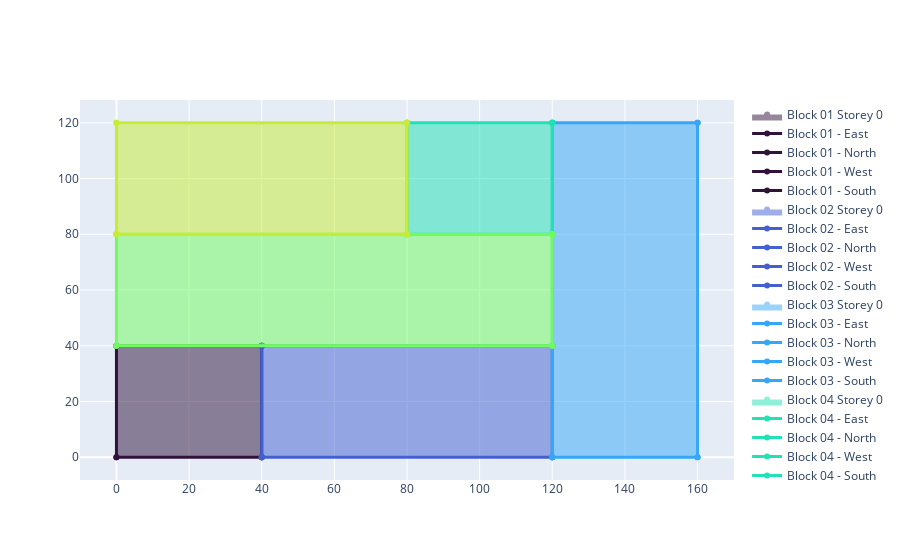

Notebook code cell kept with this figure:
### Code cell
e = EneryPlusCaseReader(CASE_NAME)
e.geometry.plot_zones()

### Figure 1 — Plotly figure (JSON) as saved in the notebook; plotly's stock layout.template omitted (floating-point values rounded to 4 significant figures)
{"data": [{"fill": "toself", "fillcolor": "rgb(48, 18, 59)", "line": {"width": 0}, "marker": {"color": "rgb(48, 18, 59)"}, "name": "Block 01 Storey 0", "opacity": 0.5, "type": "scatter", "x": [40, 40, 0, 0, 40], "y": [40, 0, 0, 40, 40]}, {"line": {"color": "rgb(48, 18, 59)", "width": 3}, "marker": {"color": "rgb(48, 18, 59)"}, "mode": "markers+lines", "name": "Block 01 - East", "type": "scatter", "x": [40, 40], "y": [0, 40]}, {"line": {"color": "rgb(48, 18, 59)", "width": 3}, "marker": {"color": "rgb(48, 18, 59)"}, "mode": "markers+lines", "name": "Block 01 - North", "type": "scatter", "x": [40, 0], "y": [40, 40]}, {"line": {"color": "rgb(48, 18, 59)", "width": 3}, "marker": {"color": "rgb(48, 18, 59)"}, "mode": "markers+lines", "name": "Block 01 - West", "type": "scatter", "x": [0, 0], "y": [40, 0]}, {"line": {"color": "rgb(48, 18, 59)", "width": 3}, "marker": {"color": "rgb(48, 18, 59)"}, "mode": "markers+lines", "name": "Block 01 - South", "type": "scatter", "x": [0, 40], "y": [0, 0]}, {"fill": "toself", "fillcolor": "rgb(68, 96, 208)", "line": {"width": 0}, "marker": {"color": "rgb(68, 96, 208)"}, "name": "Block 02 Storey 0", "opacity": 0.5, "type": "scatter", "x": [120, 120, 40, 40, 120], "y": [40, 0, 0, 40, 40]}, {"line": {"color": "rgb(68, 96, 208)", "width": 3}, "marker": {"color": "rgb(68, 96, 208)"}, "mode": "markers+lines", "name": "Block 02 - East", "type": "scatter", "x": [120, 120], "y": [0, 40]}, {"line": {"color": "rgb(68, 96, 208)", "width": 3}, "marker": {"color": "rgb(68, 96, 208)"}, "mode": "markers+lines", "name": "Block 02 - North", "type": "scatter", "x": [120, 40], "y": [40, 40]}, {"line": {"color": "rgb(68, 96, 208)", "width": 3}, "marker": {"color": "rgb(68, 96, 208)"}, "mode": "markers+lines", "name": "Block 02 - West", "type": "scatter", "x": [40, 40], "y": [40, 0]}, {"line": {"color": "rgb(68, 96, 208)", "width": 3}, "marker": {"color": "rgb(68, 96, 208)"}, "mode": "markers+lines", "name": "Block 02 - South", "type": "scatter", "x": [40, 120], "y": [0, 0]}, {"fill": "toself", "fillcolor": "rgb(54, 167, 248)", "line": {"width": 0}, "marker": {"color": "rgb(54, 167, 248)"}, "name": "Block 03 Storey 0", "opacity": 0.5, "type": "scatter", "x": [160, 160, 120, 120, 160], "y": [120, 0, 0, 120, 120]}, {"line": {"color": "rgb(54, 167, 248)", "width": 3}, "marker": {"color": "rgb(54, 167, 248)"}, "mode": "markers+lines", "name": "Block 03 - East", "type": "scatter", "x": [160, 160], "y": [0, 120]}, {"line": {"color": "rgb(54, 167, 248)", "width": 3}, "marker": {"color": "rgb(54, 167, 248)"}, "mode": "markers+lines", "name": "Block 03 - North", "type": "scatter", "x": [160, 120], "y": [120, 120]}, {"line": {"color": "rgb(54, 167, 248)", "width": 3}, "marker": {"color": "rgb(54, 167, 248)"}, "mode": "markers+lines", "name": "Block 03 - West", "type": "scatter", "x": [120, 120], "y": [120, 0]}, {"line": {"color": "rgb(54, 167, 248)", "width": 3}, "marker": {"color": "rgb(54, 167, 248)"}, "mode": "markers+lines", "name": "Block 03 - South", "type": "scatter", "x": [120, 160], "y": [0, 0]}, {"fill": "toself", "fillcolor": "rgb(33, 226, 181)", "line": {"width": 0}, "marker": {"color": "rgb(33, 226, 181)"}, "name": "Block 04 Storey 0", "opacity": 0.5, "type": "scatter", "x": [120, 120, 80, 80, 120], "y": [120, 80, 80, 120, 120]}, {"line": {"color": "rgb(33, 226, 181)", "width": 3}, "marker": {"color": "rgb(33, 226, 181)"}, "mode": "markers+lines", "name": "Block 04 - East", "type": "scatter", "x": [120, 120], "y": [80, 120]}, {"line": {"color": "rgb(33, 226, 181)", "width": 3}, "marker": {"color": "rgb(33, 226, 181)"}, "mode": "markers+lines", "name": "Block 04 - North", "type": "scatter", "x": [120, 80], "y": [120, 120]}, {"line": {"color": "rgb(33, 226, 181)", "width": 3}, "marker": {"color": "rgb(33, 226, 181)"}, "mode": "markers+lines", "name": "Block 04 - West", "type": "scatter", "x": [80, 80], "y": [120, 80]}, {"line": {"color": "rgb(33, 226, 181)", "width": 3}, "marker": {"color": "rgb(33, 226, 181)"}, "mode": "markers+lines", "name": "Block 04 - South", "type": "scatter", "x": [80, 120], "y": [80, 80]}, {"fill": "toself", "fillcolor": "rgb(112, 252, 97)", "line": {"width": 0}, "marker": {"color": "rgb(112, 252, 97)"}, "name": "Block 05 Storey 0", "opacity": 0.5, "type": "scatter", "x": [120, 120, 0, 0, 120], "y": [80, 40, 40, 80, 80]}, {"line": {"color": "rgb(112, 252, 97)", "width": 3}, "marker": {"color": "rgb(112, 252, 97)"}, "mode": "markers+lines", "name": "Block 05 - East", "type": "scatter", "x": [120, 120], "y": [40, 80]}, {"line": {"color": "rgb(112, 252, 97)", "width": 3}, "marker": {"color": "rgb(112, 252, 97)"}, "mode": "markers+lines", "name": "Block 05 - North", "type": "scatter", "x": [120, 0], "y": [80, 80]}, {"line": {"color": "rgb(112, 252, 97)", "width": 3}, "marker": {"color": "rgb(112, 252, 97)"}, "mode": "markers+lines", "name": "Block 05 - West", "type": "scatter", "x": [0, 0], "y": [80, 40]}, {"line": {"color": "rgb(112, 252, 97)", "width": 3}, "marker": {"color": "rgb(112, 252, 97)"}, "mode": "markers+lines", "name": "Block 05 - South", "type": "scatter", "x": [0, 120], "y": [40, 40]}, {"fill": "toself", "fillcolor": "rgb(199, 236, 54)", "line": {"width": 0}, "marker": {"color": "rgb(199, 236, 54)"}, "name": "Block 06 Storey 0", "opacity": 0.5, "type": "scatter", "x": [80, 80, 0, 0, 80], "y": [120, 80, 80, 120, 120]}, {"line": {"color": "rgb(199, 236, 54)", "width": 3}, "marker": {"color": "rgb(199, 236, 54)"}, "mode": "markers+lines", "name": "Block 06 - East", "type": "scatter", "x": [80, 80], "y": [80, 120]}, {"line": {"color": "rgb(199, 236, 54)", "width": 3}, "marker": {"color": "rgb(199, 236, 54)"}, "mode": "markers+lines", "name": "Block 06 - North", "type": "scatter", "x": [80, 0], "y": [120, 120]}, {"line": {"color": "rgb(199, 236, 54)", "width": 3}, "marker": {"color": "rgb(199, 236, 54)"}, "mode": "markers+lines", "name": "Block 06 - West", "type": "scatter", "x": [0, 0], "y": [120, 80]}, {"line": {"color": "rgb(199, 236, 54)", "width": 3}, "marker": {"color": "rgb(199, 236, 54)"}, "mode": "markers+lines", "name": "Block 06 - South", "type": "scatter", "x": [0, 80], "y": [80, 80]}], "layout": {}}
